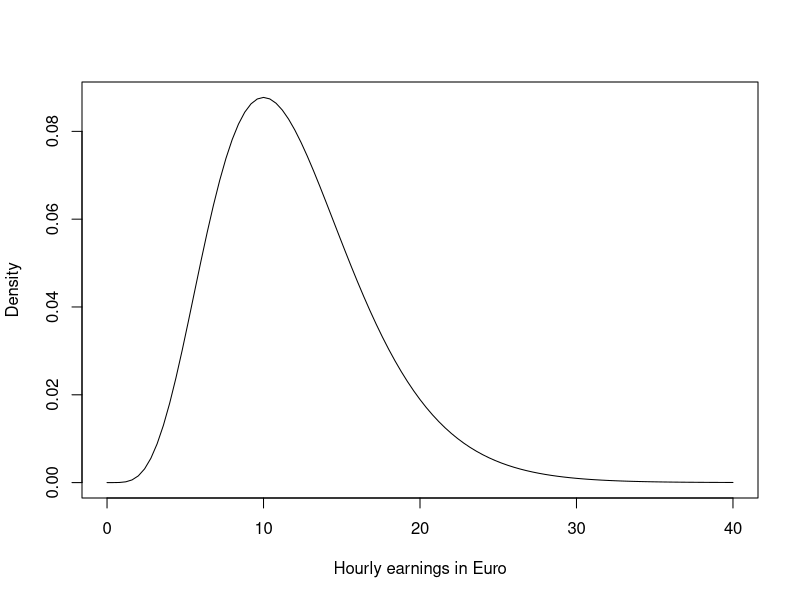
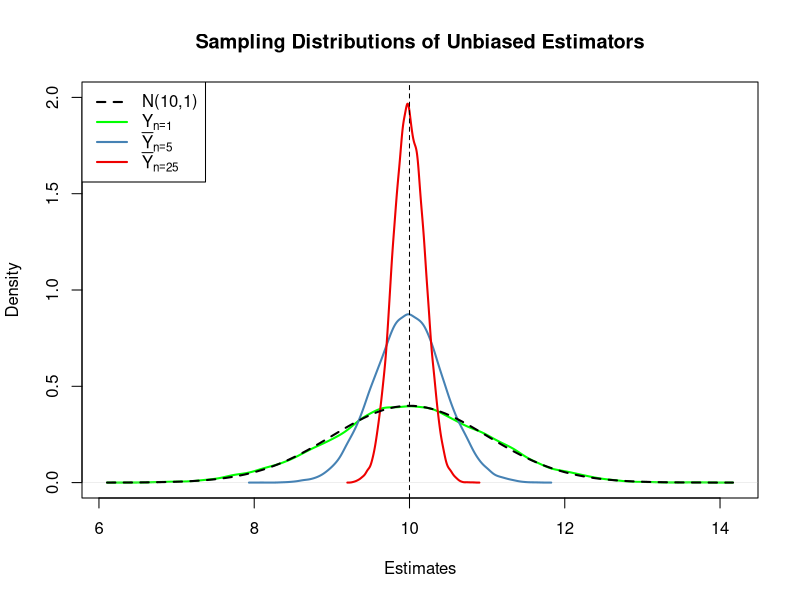
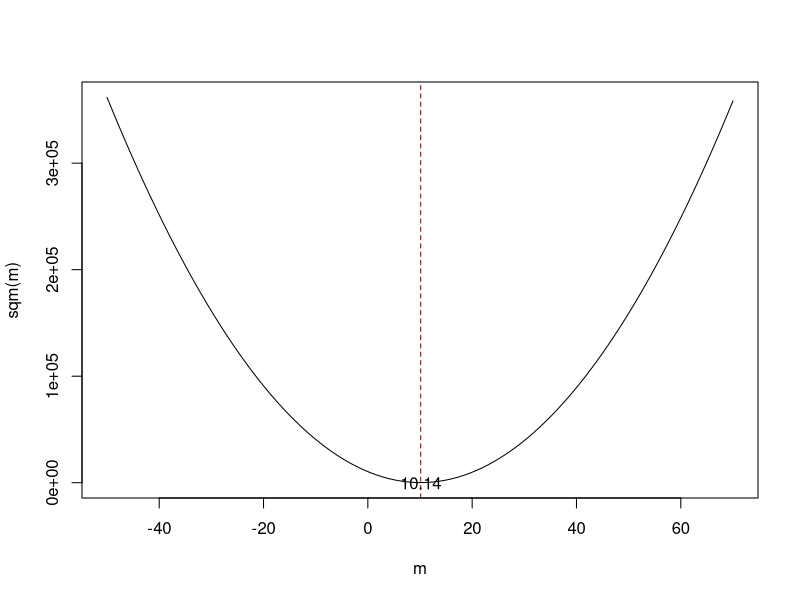
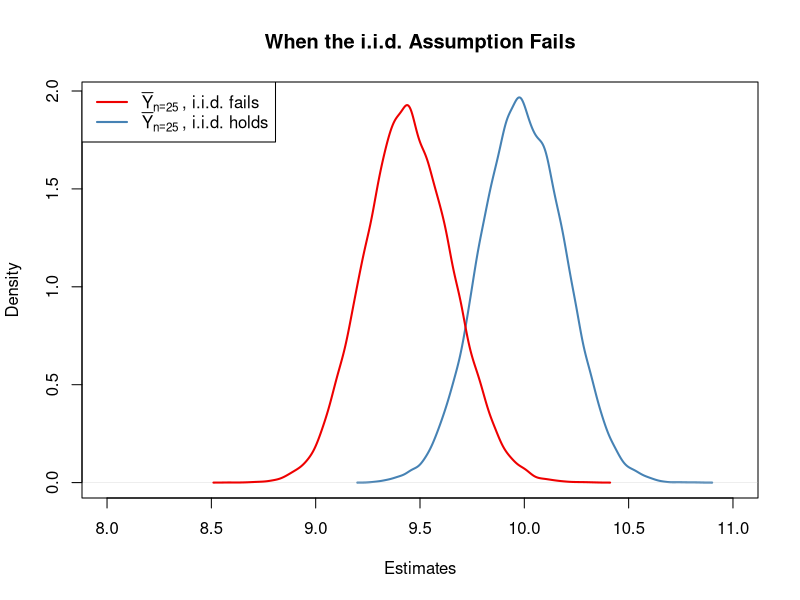
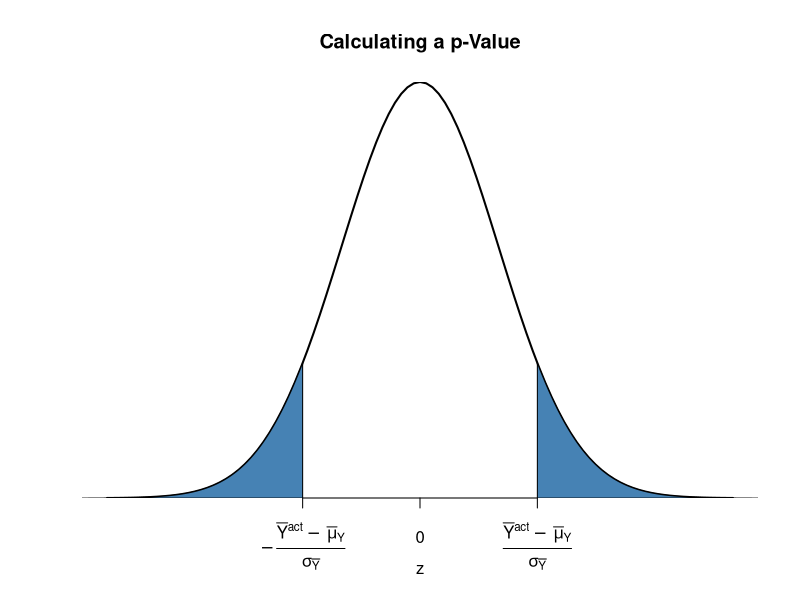
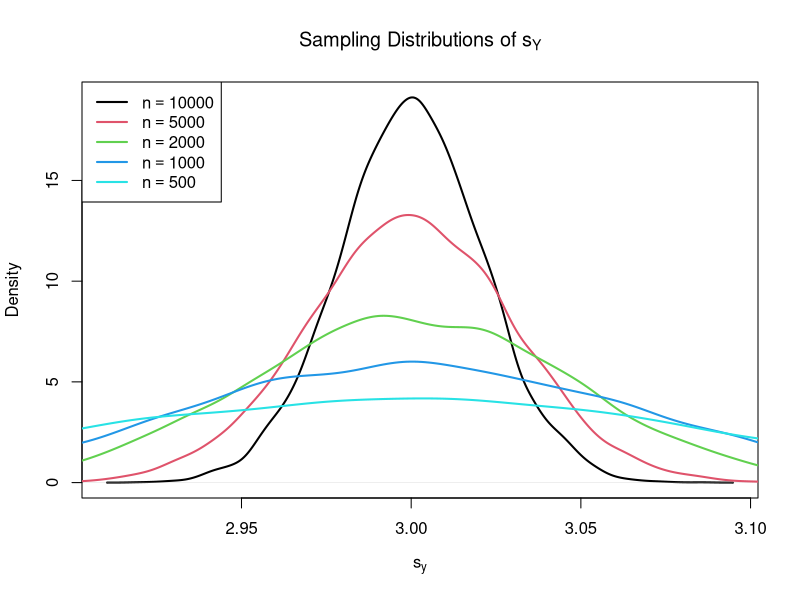
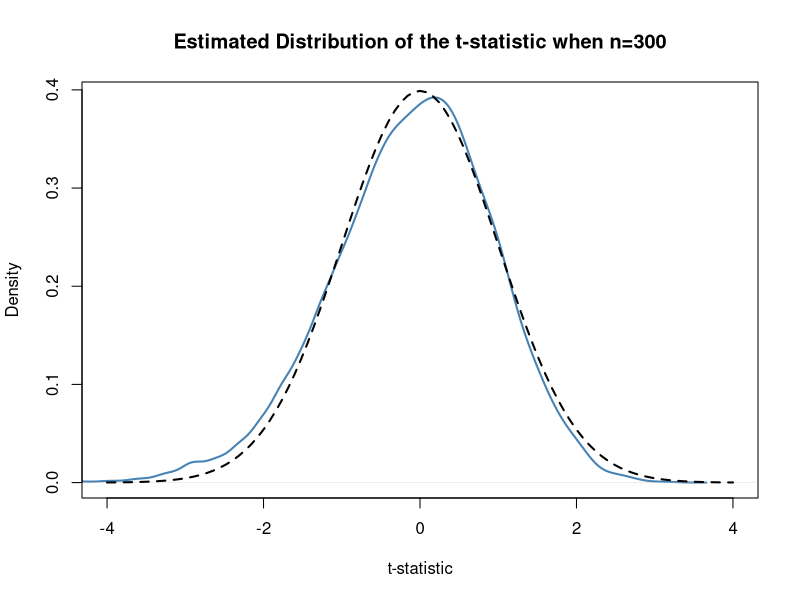
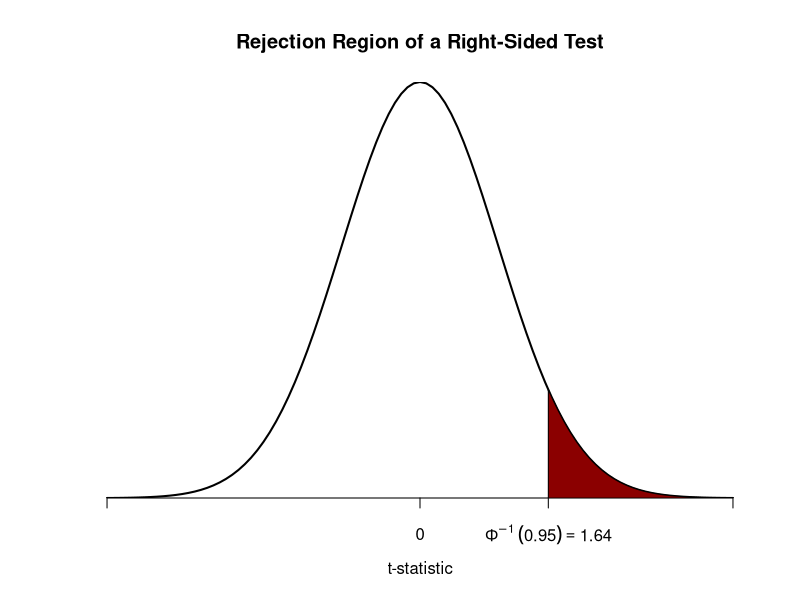

The R source for these figures, in order: (Note: this script raises an error after producing the figures.)
## ---- chunk 1
cat('
<div class = "keyconcept" id="KC3.1">
<h3 class = "right"> Key Concept 3.1 </h3>          
<h3 class = "left"> Estimators and Estimates </h3>

*Estimators* are functions of sample data drawn from an unknown population. *Estimates* are numeric values computed by estimators based on the sample data. Estimators are random variables because they are functions of *random* data. Estimates are nonrandom numbers.

</div>
')
## ---- chunk 2
cat('\\begin{keyconcepts}[Estimators and Estimates]{3.1}
\\textit{Estimators} are functions of sample data that are drawn randomly from an unknown population. \\textit{Estimates} are numeric values computed by estimators based on the sample data. Estimators are random variables because they are functions of \\textit{random} data. Estimates are nonrandom numbers.
\\end{keyconcepts}')
## ---- chunk 3
# plot the chi_12^2 distribution
curve(dchisq(x, df=12), 
      from = 0, 
      to = 40, 
      ylab = "Density", 
      xlab = "Hourly earnings in Euro")
## ---- chunk 4
# set seed for reproducibility
set.seed(1)

# sample from the chi_12^2 distribution, use only the first observation
rsamp <- rchisq(n = 100, df = 12)
rsamp[1]
## ---- chunk 5
cat('
<div class = "keyconcept" id="KC3.2">
<h3 class = "right"> Key Concept 3.2 </h3>          
<h3 class = "left"> Bias, Consistency and Efficiency </h3>

Desirable characteristics of an estimator include unbiasedness, consistency and efficiency.

**Unbiasedness:**  
If the mean of the sampling distribution of some estimator $\\hat\\mu_Y$ for the population mean $\\mu_Y$ equals $\\mu_Y$,
$$ E(\\hat\\mu_Y) = \\mu_Y, $$
the estimator is unbiased for $\\mu_Y$. The *bias* of $\\hat\\mu_Y$ then is $0$:

$$ E(\\hat\\mu_Y) - \\mu_Y = 0$$

**Consistency:**

We want the uncertainty of the estimator $\\mu_Y$ to decrease as the number of observations in the sample grows. More precisely, we want the probability that the estimate $\\hat\\mu_Y$ falls within a small interval around the true value $\\mu_Y$ to get increasingly closer to $1$ as $n$ grows. We write this as

$$ \\hat\\mu_Y \\xrightarrow{p} \\mu_Y. $$

**Variance and efficiency:**

We want the estimator to be efficient. Suppose we have two estimators, $\\hat\\mu_Y$ and $\\overset{\\sim}{\\mu}_Y$ and for some given sample size $n$ it holds that

$$ E(\\hat\\mu_Y) = E(\\overset{\\sim}{\\mu}_Y) = \\mu_Y $$
but
$$\\text{Var}(\\hat\\mu_Y) < \\text{Var}(\\overset{\\sim}{\\mu}_Y).$$

We then prefer to use $\\hat\\mu_Y$ as it has a lower variance than $\\overset{\\sim}{\\mu}_Y$, meaning that $\\hat\\mu_Y$ is more *efficient* in using the information provided by the observations in the sample.

</div>
')
## ---- chunk 6
cat('\\begin{keyconcepts}[Bias\\comma Consistency and Efficiency]{3.2}
Desirable characteristics of an estimator include unbiasedness, consistency and efficiency.\\newline

\\textbf{Unbiasedness:}

If the mean of the sampling distribution of some estimator $\\hat\\mu_Y$ for the population mean $\\mu_Y$ equals $\\mu_Y$,
$$ E(\\hat\\mu_Y) = \\mu_Ym, $$
the estimator is unbiased for $\\mu_Y$. The \\textit{bias} of $\\hat\\mu_Y$ then is $0$:

$$ E(\\hat\\mu_Y) - \\mu_Y = 0$$

\\textbf{Consistency:}

We want the uncertainty of the estimator $\\mu_Y$ to decrease as the number of observations in the sample grows. More precisely, we want the probability that the estimate $\\hat\\mu_Y$ falls within a small interval around the true value $\\mu_Y$ to get increasingly closer to $1$ as $n$ grows. We write this as

$$ \\hat\\mu_Y \\xrightarrow{p} \\mu_Y. $$

\\textbf{Variance and efficiency:}

We want the estimator to be efficient. Suppose we have two estimators, $\\hat\\mu_Y$ and $\\overset{\\sim}{\\mu}_Y$ and for some given sample size $n$ it holds that

$$ E(\\hat\\mu_Y) = E(\\overset{\\sim}{\\mu}_Y) = \\mu_Y $$
but
$$\\text{Var}(\\hat\\mu_Y) < \\text{Var}(\\overset{\\sim}{\\mu}_Y).$$

We then prefer to use $\\hat\\mu_Y$ as it has a lower variance than $\\overset{\\sim}{\\mu}_Y$, meaning that $\\hat\\mu_Y$ is more \\textit{efficient} in using the information provided by the observations in the sample.
\\end{keyconcepts}')
## ---- chunk 7
# generate a fictious population
pop <- rnorm(10000, 10, 1)

# sample from the population and estimate the mean
est1 <- replicate(expr = mean(sample(x = pop, size = 5)), n = 25000)

est2 <- replicate(expr = mean(sample(x = pop, size = 25)), n = 25000)

fo <- replicate(expr = sample(x = pop, size = 5)[1], n = 25000)
## ---- chunk 8
# check if object type is vector
is.vector(est1)
is.vector(est2)

# check length
length(est1)
length(est2)
## ---- chunk 9
# plot density estimate Y_1
plot(density(fo), 
      col = "green", 
      lwd = 2,
      ylim = c(0, 2),
      xlab = "Estimates",
      main = "Sampling Distributions of Unbiased Estimators")

# add density estimate for the distribution of the sample mean with n=5 to the plot
lines(density(est1), 
     col = "steelblue", 
     lwd = 2, 
     bty = "l")

# add density estimate for the distribution of the sample mean with n=25 to the plot
lines(density(est2), 
      col = "red2", 
      lwd = 2)

# add a vertical line at the true parameter
abline(v = 10, lty = 2)

# add N(10,1) density to the plot
curve(dnorm(x, mean = 10), 
     lwd = 2,
     lty = 2,
     add = T)

# add a legend
legend("topleft",
       legend = c("N(10,1)",
                  expression(Y[n == 1]),
                  expression(bar(Y)[n == 5]),
                  expression(bar(Y)[n == 25])
                  ), 
       lty = c(2, 1, 1, 1), 
       col = c("black","green", "steelblue", "red2"),
       lwd = 2)
## ---- chunk 10
# define the function and vectorize it
sqm <- function(m) {
 sum((y-m)^2)
}
sqm <- Vectorize(sqm)

# draw random sample and compute the mean
y <- rnorm(100, 10, 1)
mean(y)
## ---- chunk 11
# plot the objective function
curve(sqm(x), 
      from = -50, 
      to = 70,
      xlab = "m",
      ylab = "sqm(m)")

# add vertical line at mean(y)
abline(v = mean(y), 
       lty = 2, 
       col = "darkred")

# add annotation at mean(y)
text(x = mean(y), 
     y = 0, 
     labels = paste(round(mean(y), 2)))
## ---- chunk 12
# compute the population mean of pop
mean(pop)
## ---- chunk 13
# simulate outcomes for the sample mean when the i.i.d. assumption fails
est3 <-  replicate(n = 25000, 
                   expr = mean(sample(x = sort(pop), 
                                      size = 25, 
                                      prob = c(rep(4, 2500), rep(1, 7500)))))

# compute the sample mean of the outcomes
mean(est3)
## ---- chunk 14
# sampling distribution of sample mean, i.i.d. holds, n=25
plot(density(est2), 
      col = "steelblue",
      lwd = 2,
      xlim = c(8, 11),
      xlab = "Estimates",
      main = "When the i.i.d. Assumption Fails")

# sampling distribution of sample mean, i.i.d. fails, n=25
lines(density(est3),
      col = "red2",
      lwd = 2)

# add a legend
legend("topleft",
       legend = c(expression(bar(Y)[n == 25]~", i.i.d. fails"),
                  expression(bar(Y)[n == 25]~", i.i.d. holds")
                  ), 
       lty = c(1, 1), 
       col = c("red2", "steelblue"),
       lwd = 2)
## ---- chunk 15
# plot the standard normal density on the interval [-4,4]
curve(dnorm(x),
      xlim = c(-4, 4),
      main = "Calculating a p-Value",
      yaxs = "i",
      xlab = "z",
      ylab = "",
      lwd = 2,
      axes = "F")

# add x-axis
axis(1, 
     at = c(-1.5, 0, 1.5), 
     padj = 0.75,
     labels = c(expression(-frac(bar(Y)^"act"~-~bar(mu)[Y,0], sigma[bar(Y)])),
                0,
                expression(frac(bar(Y)^"act"~-~bar(mu)[Y,0], sigma[bar(Y)]))))

# shade p-value/2 region in left tail
polygon(x = c(-6, seq(-6, -1.5, 0.01), -1.5),
        y = c(0, dnorm(seq(-6, -1.5, 0.01)),0), 
        col = "steelblue")

# shade p-value/2 region in right tail
polygon(x = c(1.5, seq(1.5, 6, 0.01), 6),
        y = c(0, dnorm(seq(1.5, 6, 0.01)), 0), 
        col = "steelblue")
## ---- chunk 16
# vector of sample sizes
n <- c(10000, 5000, 2000, 1000, 500)

# sample observations, estimate using 'sd()' and plot the estimated distributions
sq_y <- replicate(n = 10000, expr = sd(rnorm(n[1], 10, 3)))
plot(density(sq_y),
     main = expression("Sampling Distributions of" ~ s[Y]),
     xlab = expression(s[y]),
     lwd = 2)

for (i in 2:length(n)) {
  sq_y <- replicate(n = 10000, expr = sd(rnorm(n[i], 10, 3)))
  lines(density(sq_y), 
        col = i, 
        lwd = 2)
}

# add a legend
legend("topleft",
       legend = c(expression(n == 10000),
                  expression(n == 5000),
                  expression(n == 2000),
                  expression(n == 1000),
                  expression(n == 500)), 
       col = 1:5,
       lwd = 2)
## ---- chunk 17
cat('
<div class = "keyconcept" id="KC3.4">
<h3 class = "right"> Key Concept 3.4 </h3>          
<h3 class = "left"> The Standard Error of $\\overline{Y}$ </h3>

Take an i.i.d. sample $Y_1, \\dots, Y_n$. The mean of $Y$ is consistently estimated by $\\overline{Y}$, the sample mean of the $Y_i$. Since $\\overline{Y}$ is a random variable, it has a sampling distribution with variance $\\frac{\\sigma_Y^2}{n}$.

The standard error of $\\overline{Y}$, denoted $SE(\\overline{Y})$ is an estimator of the standard deviation of $\\overline{Y}$:

$$ SE(\\overline{Y}) = \\hat\\sigma_{\\overline{Y}} = \\frac{s_Y}{\\sqrt{n}} $$

The caret (^) over $\\sigma$ indicates that $\\hat\\sigma_{\\overline{Y}}$ is an estimator for $\\sigma_{\\overline{Y}}$. 
</div>
')
## ---- chunk 18
cat('\\begin{keyconcepts}[The Standard Error of $\\overline{Y}$]{3.4}
Take an i.i.d. sample $Y_1, \\dots, Y_n$. The mean of $Y$ is consistently estimated by $\\overline{Y}$, the sample mean of the $Y_i$. Since $\\overline{Y}$ is a random variable, it has a sampling distribution with variance $\\frac{\\sigma_Y^2}{n}$.

The standard error of $\\overline{Y}$, denoted $SE(\\overline{Y})$ is an estimator of the standard deviation of $\\overline{Y}$:

$$ SE(\\overline{Y}) = \\hat\\sigma_{\\overline{Y}} = \\frac{s_Y}{\\sqrt{n}} $$

The caret (\\string^) over $\\sigma$ indicates that $\\hat\\sigma_{\\overline{Y}}$ is an estimator for $\\sigma_{\\overline{Y}}$. 
\\end{keyconcepts}
')
## ---- chunk 19
# draw 10000 samples of size 100 and estimate the mean of Y and
# estimate the standard error of the sample mean

mean_estimates <- numeric(10000)
se_estimates <- numeric(10000)

for (i in 1:10000) {
  
  s <- sample(0:1, 
              size = 100,  
              prob = c(0.9, 0.1),
              replace = T)
  
  mean_estimates[i] <- mean(s)
  se_estimates[i] <- sqrt(mean(s) * (1 - mean(s)) / 100)

}

mean(mean_estimates)
mean(se_estimates)
## ---- chunk 20
# sample and estimate, compute standard error
samplemean_act <- mean(
  sample(0:1, 
         prob = c(0.9, 0.1), 
         replace = T, 
         size = 100))

SE_samplemean <- sqrt(samplemean_act * (1 - samplemean_act) / 100)

# null hypothesis
mean_h0 <- 0.1

# compute the p-value
pvalue <- 2 * pnorm(- abs(samplemean_act - mean_h0) / SE_samplemean)
pvalue
## ---- chunk 21
# compute a t-statistic for the sample mean
tstatistic <- (samplemean_act - mean_h0) / SE_samplemean
tstatistic
## ---- chunk 22
# prepare empty vector for t-statistics
tstatistics <- numeric(10000)

# set sample size
n <- 300

# simulate 10000 t-statistics
for (i in 1:10000) {
  
  s <- sample(0:1, 
              size = n,  
              prob = c(0.9, 0.1),
              replace = T)
  
  tstatistics[i] <- (mean(s)-0.1)/sqrt(var(s)/n)
  
}
## ---- chunk 23
# plot density and compare to N(0,1) density
plot(density(tstatistics),
     xlab = "t-statistic",
     main = "Estimated Distribution of the t-statistic when n=300",
     lwd = 2,
     xlim = c(-4, 4),
     col = "steelblue")

# N(0,1) density (dashed)
curve(dnorm(x), 
      add = T, 
      lty = 2, 
      lwd = 2)
## ---- chunk 24
cat('
<div class = "keyconcept" id="KC3.5">
<h3 class = "right"> Key Concept 3.5 </h3>          
<h3 class = "left"> The Terminology of Hypothesis Testing </h3>

In hypothesis testing, two types of mistakes are possible:

1. The null hypothesis *is* rejected although it is true (type-I-error)  

2. The null hypothesis *is not* rejected although it is false (type-II-error) 

The **significance level** of the test is the probability to commit a type-I-error we are willing to accept in advance. E.g., using a prespecified significance level of $0.05$, we reject the null hypothesis if and only if the $p$-value is less than $0.05$. The significance level is chosen before the test is conducted.

An equivalent procedure is to reject the null hypothesis if the observed test statistic is, in absolute value terms, larger than the **critical value** of the test statistic. The critical value is determined by the significance level chosen and defines two disjoint sets of values which are called **acceptance region** and **rejection region**. The acceptance region contains all values of the test statistic for which the test does not reject while the rejection region contains all the values for which the test does reject.

The **$p$-value** is the probability that, in repeated sampling under the same conditions a test statistic is observed that provides just as much evidence against the null hypothesis as the test statistic actually observed.

The actual probability that the test rejects the true null hypothesis is called the **size of the test**. In an ideal setting, the size does equal the significance level.

The probability that the test correctly rejects a false null hypothesis is called **power**. 

</div>
')
## ---- chunk 25
cat('\\begin{keyconcepts}[The Terminology of Hypothesis Testing]{3.5}
In hypothesis testing, two types of mistakes are possible:\\newline

\\begin{enumerate}
\\item The null hypothesis \\textit{is} rejected although it is true (type-I-error)  
\\item The null hypothesis \\textit{is not} rejected although it is false (type-II-error) 
\\end{enumerate}\\vspace{0.5cm}

The \\textit{significance level} of the test is the probability to commit a type-I-error we are willing to accept in advance. E.g., using a prespecified significance level of $0.05$, we reject the null hypothesis if and only if the $p$-value is less than $0.05$. The significance level is chosen before the test is conducted.\\newline

An equivalent procedure is to reject the null hypothesis if the observed test statistic is, in absolute value terms, larger than the \\textit{critical value} of the test statistic. The critical value is determined by the significance level chosen and defines two disjoint sets of values which are called \\textit{acceptance region} and \\textit{rejection region}. The acceptance region contains all values of the test statistic for which the test does not reject while the rejection region contains all the values for which the test does reject.\\newline

The \\textit{$p$-value} is the probability that, in repeated sampling under the same conditions, a test statistic is observed that provides just as much evidence against the null hypothesis as the test statistic actually observed.\\newline

The actual probability that the test rejects the true null hypothesis is called the \\textit{size of the test}. In an ideal setting, the size equals the significance level.\\newline

The probability that the test correctly rejects a false null hypothesis is called \\textit{power}. 
\\end{keyconcepts}
')
## ---- chunk 26
# check whether p-value < 0.05
pvalue < 0.05
## ---- chunk 27
# check the critical value
qnorm(p = 0.975)

# check whether the null is rejected using the t-statistic computed further above
abs(tstatistic) > 1.96
## ---- chunk 28
cat('
<div class = "keyconcept" id="KC3.6">
<h3 class = "right"> Key Concept 3.6 </h3>          
<h3 class = "left"> Testing the Hypothesis $E(Y) = \\mu_{Y,0}$ Against the Alternative $E(Y) \\neq \\mu_{Y,0}$ </h3>

1. Estimate $\\mu_{Y}$ using $\\overline{Y}$ and compute the $SE(\\overline{Y})$, standard error of $\\overline{Y}$.

2. Compute the $t$-statistic.

3. Compute the $p$-value and reject the null hypothesis at the $5\\%$ level of significance if the $p$-value is smaller than $0.05$ or, equivalently, if
$$ \\left\\lvert t^{act} \\right\\rvert > 1.96. $$
</div>

')
## ---- chunk 29
cat('\\begin{keyconcepts}[Testing the Hypothesis $E(Y) = \\mu_{Y,0}$ Against the Alternative $E(Y) \\neq \\mu_{Y,0}$]{3.6}
\\begin{enumerate}
\\item Estimate $\\mu_{Y}$ using $\\overline{Y}$ and compute $SE(\\overline{Y})$, the standard error of $SE(\\overline{Y})$.
\\item Compute the $t$-statistic.
\\item Compute the $p$-value and reject the null hypothesis at the $5\\%$ level of significance if the $p$-value is smaller than $0.05$ or, equivalently, if $$\\left\\lvert t^{act} \\right\\rvert > 1.96.$$
\\end{enumerate}
\\end{keyconcepts}
')
## ---- chunk 30
# plot the standard normal density on the domain [-4,4]
curve(dnorm(x),
      xlim = c(-4, 4),
      main = "Rejection Region of a Right-Sided Test",
      yaxs = "i",
      xlab = "t-statistic",
      ylab = "",
      lwd = 2,
      axes = "F")

# add the x-axis
axis(1, 
     at = c(-4, 0, 1.64, 4), 
     padj = 0.5,
     labels = c("", 0, expression(Phi^-1~(.95)==1.64), ""))

# shade the rejection region in the left tail
polygon(x = c(1.64, seq(1.64, 4, 0.01), 4),
        y = c(0, dnorm(seq(1.64, 4, 0.01)), 0), 
        col = "darkred")
## ---- chunk 31
# plot the the standard normal density on the domain [-4,4]
curve(dnorm(x),
      xlim = c(-4, 4),
      main = "Rejection Region of a Left-Sided Test",
      yaxs = "i",
      xlab = "t-statistic",
      ylab = "",
      lwd = 2,
      axes = "F")

# add x-axis
axis(1, 
     at = c(-4, 0, -1.64, 4), 
     padj = 0.5,
     labels = c("", 0, expression(Phi^-1~(.05)==-1.64), ""))

# shade rejection region in right tail
polygon(x = c(-4, seq(-4, -1.64, 0.01), -1.64),
        y = c(0, dnorm(seq(-4, -1.64, 0.01)), 0), 
        col = "darkred")
## ---- chunk 32
cat('
<div class = "keyconcept" id="KC3.7">
<h3 class = "right"> Key Concept 3.7 </h3>          
<h3 class = "left"> Confidence Intervals for the Population Mean </h3>

A $95\\%$ confidence interval for $\\mu_Y$ is a random variable that contains the true $\\mu_Y$ in $95\\%$ of all possible random samples. When $n$ is large we can use the normal approximation. Then, $99\\%$, $95\\%$, $90\\%$ confidence intervals are

\\begin{align}
&99\\%\\text{ confidence interval for } \\mu_Y = \\left[ \\overline{Y} \\pm 2.58 \\times SE(\\overline{Y}) \\right], \\\\
&95\\%\\text{ confidence interval for } \\mu_Y = \\left[\\overline{Y} \\pm 1.96 \\times SE(\\overline{Y}) \\right], \\\\
&90\\%\\text{ confidence interval for } \\mu_Y = \\left[ \\overline{Y} \\pm 1.64 \\times SE(\\overline{Y}) \\right].
\\end{align}

These confidence intervals are sets of null hypotheses we cannot reject in a two-sided hypothesis test at the given level of confidence.

Now consider the following statements.

1. In repeated sampling, the interval
$$ \\left[ \\overline{Y} \\pm 1.96 \\times SE(\\overline{Y}) \\right] $$
covers the true value of $\\mu_Y$ with a probability of $95\\%$.

2. We have computed $\\overline{Y} = 5.1$ and $SE(\\overline{Y})=2.5$ so the interval
$$ \\left[ 5.1  \\pm 1.96 \\times 2.5 \\right] = \\left[0.2,10\\right] $$ covers the true value of $\\mu_Y$ with a probability of $95\\%$.

While 1. is right (this is in line with the definition above), 2. is wrong and none of your lecturers wants to read such a sentence in a term paper, written exam or similar, believe us.
The difference is that, while 1. is the definition of a random variable, 2. is one possible *outcome* of this random variable so there is no meaning in making any probabilistic statement about it. Either the computed interval does cover $\\mu_Y$ *or* it does not!

</div>
')
## ---- chunk 33
cat('\\begin{keyconcepts}[Confidence Intervals for the Population Mean]{3.7}
A $95\\%$ confidence interval for $\\mu_Y$ is a \\texttt{random variable} that contains the true $\\mu_Y$ in $95\\%$ of all possible random samples. When $n$ is large we can use the normal approximation. Then, $99\\%$, $95\\%$, $90\\%$ confidence intervals are

\\begin{align}
&99\\%\\text{ confidence interval for } \\mu_Y = \\left[ \\overline{Y} \\pm 2.58 \\times SE(\\overline{Y}) \\right], \\\\
&95\\%\\text{ confidence interval for } \\mu_Y = \\left[\\overline{Y} \\pm 1.96 \\times SE(\\overline{Y}) \\right], \\\\
&90\\%\\text{ confidence interval for } \\mu_Y = \\left[ \\overline{Y} \\pm 1.64 \\times SE(\\overline{Y}) \\right].
\\end{align}

These confidence intervals are sets of null hypotheses we cannot reject in a two-sided hypothesis test at the given level of confidence.\\newline

Now consider the following statements.\\newline

\\begin{enumerate}
\\item In repeated sampling, the interval
$$ \\left[ \\overline{Y} \\pm 1.96 \\times SE(\\overline{Y}) \\right] $$
covers the true value of $\\mu_Y$ with a probability of $95\\%$.

\\item We have computed $\\overline{Y} = 5.1$ and $SE(\\overline{Y})=2.5$ so the interval
$$ \\left[5.1  \\pm 1.96 \\times 2.5 \\right] = \\left[0.2,10\\right] $$ covers the true value of $\\mu_Y$ with a probability of $95\\%$.
\\end{enumerate}\\vspace{0.5cm}

While 1. is right (this is in line with the definition above), 2. is wrong and none of your lecturers wants to read such a sentence in a term paper, written exam or similar, believe us.
The difference is that, while 1. is the definition of a random variable, 2. is one possible \\textit{outcome} of this random variable so there is no meaning in making any probabilistic statement about it. Either the computed interval \\textit{does cover} $\\mu_Y$ or it \\textit{does not}!
\\end{keyconcepts}
')
## ---- chunk 34
# set seed
set.seed(1)

# generate some sample data
sampledata <- rnorm(100, 10, 10)

# check the type of the outcome produced by t.test
typeof(t.test(sampledata))

# display the list elements produced by t.test
ls(t.test(sampledata))
## ---- chunk 35
t.test(sampledata)$"conf.int"
## ---- chunk 36
t.test(sampledata)
## ---- chunk 37
# set random seed
set.seed(1)

# draw data from two different populations with equal mean
sample_pop1 <- rnorm(100, 10, 10)
sample_pop2 <- rnorm(100, 10, 20)

# perform a two sample t-test
t.test(sample_pop1, sample_pop2)
## ---- chunk 38
# load the 'readxl' package
library(readxl)
## ---- chunk 39
# import the data into R
cps <- read_excel(path = "data/cps_ch3.xlsx")
## ---- chunk 40
# load the 'dplyr' package
library(dplyr)
## ---- chunk 41
# get an overview of the data structure
head(cps)

# group data by gender and year and compute the mean, standard deviation
# and number of observations for each group
avgs <- cps %>% 
        group_by(a_sex, year) %>% 
        summarise(mean(ahe08), 
                  sd(ahe08), 
                  n())

# print the results to the console
print(avgs)
## ---- chunk 42
# split the dataset by gender
male <- avgs %>% dplyr::filter(a_sex == 1) 

female <- avgs %>% dplyr::filter(a_sex == 2)

# rename columns of both splits
colnames(male)   <- c("Sex", "Year", "Y_bar_m", "s_m", "n_m")
colnames(female) <- c("Sex", "Year", "Y_bar_f", "s_f", "n_f")

# estimate gender gaps
gap <- male$Y_bar_m - female$Y_bar_f

# compute standard errors
gap_se <- sqrt(male$s_m^2 / male$n_m + female$s_f^2 / female$n_f)

#Compute confidence intervals for all dates
gap_ci_l <- gap - 1.96 * gap_se

gap_ci_u <- gap + 1.96 * gap_se

result <- cbind(male[,-1], female[,-(1:2)], gap, gap_se, gap_ci_l, gap_ci_u)

# print the results to the console
print(result, digits = 3)
## ---- chunk 43
# set random seed
set.seed(123)

# generate dataset
X <- runif(n = 100, 
           min = 18, 
           max = 70)

Y <- X + rnorm(n=100, 50, 15)

# plot observations
plot(X, 
     Y, 
     type = "p",
     main = "A Scatterplot of X and Y",
     xlab = "Age",
     ylab = "Earnings",
     col = "steelblue",
     pch = 19)
## ---- chunk 44
# compute sample covariance of X and Y
cov(X, Y)

# compute sample correlation between X and Y
cor(X, Y)

# an equivalent way to compute the sample correlation
cov(X, Y) / (sd(X) * sd(Y))
## ---- chunk 45
library(MASS)

# set random seed
set.seed(1)

# positive correlation (0.81)
example1 <- mvrnorm(100,
                    mu = c(0, 0), 
                    Sigma = matrix(c(2, 2, 2, 3), ncol = 2),
                    empirical = TRUE)

# negative correlation (-0.81)
example2 <- mvrnorm(100,
                    mu = c(0, 0), 
                    Sigma = matrix(c(2, -2, -2, 3), ncol = 2),
                    empirical = TRUE)

# no correlation 
example3 <- mvrnorm(100,
                    mu = c(0, 0), 
                    Sigma = matrix(c(1, 0, 0, 1), ncol = 2),
                    empirical = TRUE)

# no correlation (quadratic relationship)
X <- seq(-3, 3, 0.01)
Y <- - X^2 + rnorm(length(X))

example4 <- cbind(X, Y)

# divide plot area as 2-by-2 array
par(mfrow = c(2, 2))

# plot datasets
plot(example1, col = "steelblue", pch = 20, xlab = "X", ylab = "Y", 
     main = "Correlation = 0.81")

plot(example2, col = "steelblue", pch = 20, xlab = "X", ylab = "Y", 
     main = "Correlation = -0.81")

plot(example3, col = "steelblue", pch = 20, xlab = "X", ylab = "Y", 
     main = "Correlation = 0")

plot(example4, col = "steelblue", pch = 20, xlab = "X", ylab = "Y", 
     main = "Correlation = 0")
## ---- chunk 46
if (my_output=="html") {
  cat('
<div  class = "DCexercise">

#### 1. Biased ... {-}

Consider the following alternative estimator for $\\mu_Y$, the mean of the $Y_i$

$$\\widetilde{Y}=\\frac{1}{n-1}\\sum\\limits_{i=1}^n Y_i$$

In this exercise we will illustrate that this estimator is a biased estimator for $\\mu_Y$.

**Instructions:**

  + Define a function <tt>Y_tilde</tt> that implements the estimator above.
  
  + Randomly draw 5 observations from the $\\mathcal{N}(10, 25)$ distribution and compute an estimate using <tt>Y_tilde()</tt>. Repeat this procedure 10000 times and store the results in <tt>est_biased</tt>. 
  
  + Plot a histogram of <tt>est_biased</tt>.
  
  + Add a red vertical line at $\\mu=10$ using the function <tt>abline()</tt>.
  
<iframe src="DCL/ex3_1.html" frameborder="0" scrolling="no" style="width:100%;height:400px"></iframe>

**Hints:**

  + To compute the sum of a vector you can use <tt>sum()</tt>, to get the length of a vector you can use <tt>length()</tt>.
  
  + Use the function <tt>replicate()</tt> to compute repeatedly estimates of random samples. With the arguments <tt>expr</tt> and <tt>n</tt> you can specify the operation and how often it has to be replicated.
  
  + A histogram can be plotted with the function <tt>hist()</tt>.
  
  + The point on the x-axis as well as the color for the vertical line can be specified via the arguments <tt>v</tt> and <tt>col</tt>.

</div>')
} else {
  cat('\\begin{center}\\textit{This interactive part of the book is only available in the HTML version.}\\end{center}')
}
## ---- chunk 47
if (my_output=="html") {
  cat('
<div  class = "DCexercise">

#### 2. ... but consistent estimator {-}

Consider again the estimator from the previous exercise. It is available in your environment as the function <tt>Y_tilde()</tt>. You are requested to do the same procedure as in the previous exercise. This time, however, increase the number of observations to draw from 5 to 1000. 

What do you notice? What can you say about this estimator?

**Instructions:**

  + Randomly draw 1000 observations from the $\\mathcal{N}(10, 25)$ distribution and compute an estimate of the mean using <tt>Y_tilde()</tt>. Repeat this procedure 10000 times and store the results in <tt>est_consistent</tt>. 
  
  + Plot a histogram of <tt>est_consistent</tt>.
  
  + Add a red vertical line at $\\mu=10$ using the function <tt>abline()</tt>.
  
<iframe src="DCL/ex3_2.html" frameborder="0" scrolling="no" style="width:100%;height:340px"></iframe>

**Hints:**

  + Use the function <tt>replicate()</tt> to compute estimates of repeatedly drawn random samples. Using the arguments <tt>expr</tt> and <tt>n</tt> you may specify the operation and how often it will be replicated.
  
  + A histogram can be plotted with the function <tt>hist()</tt>.
  
  + The position on the x-axis as well as the color for the vertical line can be specified via the arguments <tt>v</tt> and <tt>col</tt>.

</div>')}
## ---- chunk 48
if (my_output=="html") {
  cat('
<div  class = "DCexercise">

#### 3. Efficiency of an Estimator {-}

In this exercise we want to illustrate the result that the sample mean

$$\\hat{\\mu}_Y=\\sum\\limits_{i=1}^{n}a_iY_i$$ with the equal weighting scheme $a_i=\\frac{1}{n}$ for $i=1,...,n$ is the best linear unbiased estimator (BLUE) of $\\mu_Y$. 

As an alternative, consider the estimator

$$\\tilde{\\mu}_Y=\\sum\\limits_{i=1}^{n}b_iY_i$$

where $b_i$ gives the first $\\frac{n}{2}$ observations a higher weighting than the second $\\frac{n}{2}$ observations (we assume that $n$ is even for simplicity). 

The vector of weights <tt>w</tt> has been defined already and is available in your working environment.

**Instructions:**

  + Verify that $\\tilde{\\mu}$ is an unbiased estimator of $\\mu_Y$, the mean of the $Y_i$.
  
  + Implement the alternative estimator of $\\mu_Y$ as a function <tt>mu_tilde()</tt>.

  + Randomly draw 100 observations from the $\\mathcal{N}(5, 100)$ distribution and compute estimates with both estimators. Repeat this procedure 10000 times and store the results in <tt>est_bar</tt> and <tt>est_tilde</tt>.
  
  + Compute the sample variances of <tt>est_bar</tt> and <tt>est_tilde</tt>. What can you say about both estimators?
  
<iframe src="DCL/ex3_3.html" frameborder="0" scrolling="no" style="width:100%;height:420px"></iframe>

**Hints:**

  + In order for $\\tilde{\\mu}$ to be an unbiased estimator all weights have to sum up to 1.
  
  + Use the function <tt>replicate()</tt> to compute estimates of repeatedly drawn samples. With the arguments <tt>expr</tt> and <tt>n</tt> you can specify the operation and how often it is replicated.

  + You may use <tt>var()</tt> the compute the sample variance.

</div>')}
## ---- chunk 49
if (my_output=="html") {
  cat('
<div  class = "DCexercise">

#### 4. Hypothesis Test --- $t$-statistic {-}

Consider the CPS dataset from Chapter \\@ref(aattggoe) again. The dataset <tt>cps</tt> is available in your working environment.

We suppose that the average hourly earnings (in prices of 2012) <tt>ahe12</tt> exceed 23.50 $\\$/h$ and wish to test this hypothesis at a significance level of $\\alpha=0.05$. Please do the following:

**Instructions:**

  + Compute the test statistic by hand and assign it to <tt>tstat</tt>.
  
  + Use <tt>tstat</tt> to accept or reject the null hypothesis. Please do so using the normal approximation. 
  
<iframe src="DCL/ex3_4.html" frameborder="0" scrolling="no" style="width:100%;height:340px"></iframe>

**Hints:**

  + We test $H_0:\\mu_{Y_{ahe}}\\leq 23.5$ vs. $H_1:\\mu_{Y_{ahe}}>23.5$. That is, we conduct a right-sided test.
  
  + The $t$-statistic is defined as $\\frac{\\bar{Y}-\\mu_{Y,0}}{s_{Y}/\\sqrt{n}}$ where $s_Y$ denotes the sample variance.

  + To decide whether the null hypothesis is accepted or rejected you can compare the $t$-statistic with the respective quantile of the standard normal distribution. Use logical operators.

</div>')}
## ---- chunk 50
if (my_output=="html") {
  cat('
<div  class = "DCexercise">

#### 5. Hypothesis Test --- $p$-value {-}

Reconsider the test situation from the previous exercise. The dataset <tt>cps</tt> as well as the vector <tt>tstat</tt> are available in your working environment.

Instead of using the $t$-statistic as decision criterion you may also use the $p$-value. Now please do the following:

**Instructions:**

  + Compute the $p$-value by hand and assign it to <tt>pval</tt>.
  
  + Use <tt>pval</tt> to accept or reject the null hypothesis.
  
<iframe src="DCL/ex3_5.html" frameborder="0" scrolling="no" style="width:100%;height:340px"></iframe>

**Hints:**

  + The $p$-value for a right-sided test can be computed as $p=P(t>t^{act}|H_0)$.
  
  + We reject the null if $p<\\alpha$. Use logical operators to check for this.

</div>')}
## ---- chunk 51
if (my_output=="html") {
  cat('
<div  class = "DCexercise">

#### 6. Hypothesis Test --- One Sample $t$-test {-}

In the last two exercises we discussed two ways of conducting a hypothesis test. These approaches are somewhat cumbersome to apply by hand which is why <tt>R</tt> provides the function <tt>t.test()</tt>. It does most of the work automatically. <tt>t.test()</tt> provides $t$-statistics, $p$-values and even confidence intervals (more on the latter in later exercises). Note that <tt>t.test()</tt> uses the $t$-distribution instead of the normal distribution which becomes important when the sample size is small. 

The dataset <tt>cps</tt> and the variable <tt>pval</tt> from Exercise 3.4 are available in your working environment.

**Instructions:**

  + Conduct the hypothesis test from previous exercises using the function <tt>t.test()</tt>.
  
  + Extract the $t$-statistic and the $p$-value from the list created by <tt>t.test()</tt>. Assign them to the variables <tt>tstat</tt> and <tt>pvalue</tt>.
  
  + Verify that using the normal approximation here is valid as well by computing the difference between both $p$-values.
  
<iframe src="DCL/ex3_6.html" frameborder="0" scrolling="no" style="width:100%;height:340px"></iframe>

**Hints:**

  + The type of the test as well as the null hypothesis can be specified via the arguments <tt>alternative</tt> and <tt>mu</tt>.
  
  + The $t$-statistic and the $p$-value can be obtained via <tt>\\$statistic</tt> and <tt>\\$p.value</tt>, respectively.

</div>')}
## ---- chunk 52
if (my_output=="html") {
  cat('
<div  class = "DCexercise">

#### 7. Hypothesis Test --- Two Sample $t$-test {-}

Consider the annual maximum sea levels at Port Pirie (Southern Australia) and Fremantle (Western Australia) for the last 30 years.

The observations are made available as vectors <tt>portpirie</tt> and <tt>fremantle</tt> in your working environment.

**Instructions:**

  + Test whether there is a significant difference in the annual maximum sea levels at a significance level of $\\alpha=0.05$.

<iframe src="DCL/ex3_7.html" frameborder="0" scrolling="no" style="width:100%;height:340px"></iframe>

**Hints:**

  + We test $H_0:\\mu_{P}-\\mu_{F}=0$ vs. $H_1:\\mu_{P}-\\mu_{F}\\ne 0$. That is, we conduct a two sample $t$-test.
  
  + For a two sample $t$-test the function <tt>t.test()</tt> expects two vectors containing the data.

</div>')}
## ---- chunk 53
if (my_output=="html") {
  cat('
<div  class = "DCexercise">

#### 8. Confidence Interval {-}

Reconsider the test situation concerning the annual maximum sea levels at Port Pirie and Fremantle.

The variables <tt>portpirie</tt> and <tt>fremantle</tt> are again available in your working environment.

**Instructions:**

  + Construct a $95\\%$-confidence interval for the difference in the sea levels using <tt>t.test()</tt>.

<iframe src="DCL/ex3_8.html" frameborder="0" scrolling="no" style="width:100%;height:340px"></iframe>

**Hint:**

  + The function <tt>t.test()</tt> computes a $95\\%$ confidence interval by default. This is accessible via <tt>$conf.int</tt>.

</div>')}
## ---- chunk 54
if (my_output=="html") {
  cat('
<div  class = "DCexercise">

#### 9. (Co)variance and Correlation I {-}

Consider a random sample $(X_i, Y_i)$ for $i=1,...,100$.

The respective vectors <tt>X</tt> and <tt>Y</tt> are available in your working environment.

**Instructions:**

  + Compute the variance of $X$ using the function <tt>cov()</tt>.
  
  + Compute the covariance of $X$ and $Y$.
  
  + Compute the correlation between $X$ and $Y$.

<iframe src="DCL/ex3_9.html" frameborder="0" scrolling="no" style="width:100%;height:340px"></iframe>

**Hints:**

  + The variance is a special case of the covariance.
  
  + <tt>cov()</tt> as well as <tt>cor()</tt> expect a vector for each variable.

</div>')}
## ---- chunk 55
if (my_output=="html") {
  cat('
<div  class = "DCexercise">

#### 10. (Co)variance and Correlation II {-}

In this exercise we want to examine the limitations of the correlation as a dependency measure. 

Once the session has initialized you will see the plot of 100 realizations from two random variables $X$ and $Y$.

The respective observations are available in the vectors <tt>X</tt> and <tt>Y</tt> in your working environment.

**Instructions:**

  + Compute the correlation between $X$ and $Y$. Interpret your result critically.

<iframe src="DCL/ex3_10.html" frameborder="0" scrolling="no" style="width:100%;height:340px"></iframe>

**Hint:**

  + <tt>cor()</tt> expects a vector for each variable.

</div>')}
